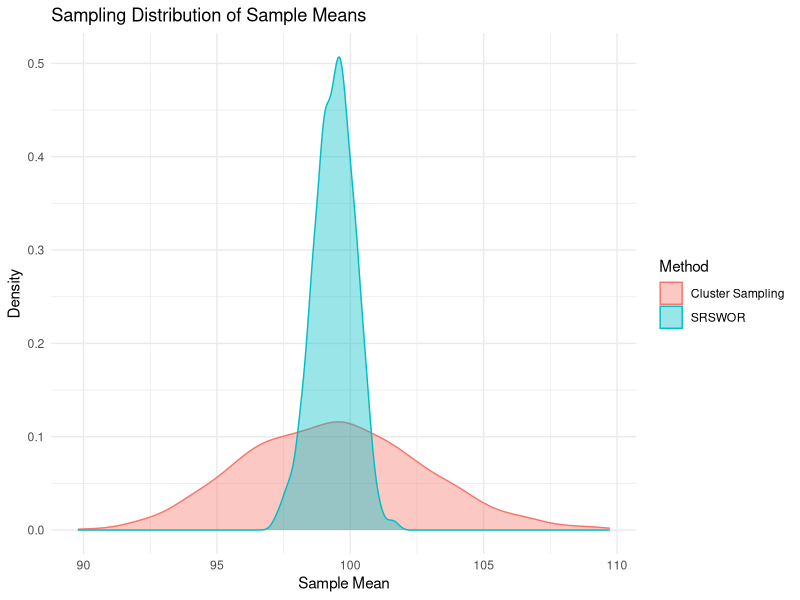

The R source for this figure:
#R code - analysis - ( Question 4 )
set.seed(200)
library(dplyr)

# setting
M <- 60		# 60 clusters
m <- 5			# choose 5 cluster from M
K <- 20			# 20 samples from each cluster
n_total <- m * K  
B <- 1000         	# conduct 1000 times
rho <- 0.85       	# ICC

# cluster 
cluster_means <- rnorm(M, mean = 100, sd = 10)  
residual_sd <- sqrt((1 - rho) * 20)             
population <- do.call(rbind, lapply(1:M, function(cl) {
  data.frame(
    cluster = cl,
    value = rnorm(K, mean = cluster_means[cl], sd = residual_sd))
}))

# True population mean
true_mean <- mean(population$value)  

# result
results <- replicate(B, {
  sampled_cl <- sample(1:M, m)
  cluster_sample <- filter(population, cluster %in% sampled_cl)
  mean_cluster <- mean(cluster_sample$value)
  
  # SRSWOR
  srs_sample <- slice_sample(population, n = n_total)
  mean_srs <- mean(srs_sample$value)
  
  c(cluster = mean_cluster, srs = mean_srs)
})
results_df <- as.data.frame(t(results))
summary_df <- data.frame(
  Method = c("Cluster Sampling", "SRSWOR"),
  Sample_Mean = c(mean(results_df$cluster), mean(results_df$srs)),
  True_Mean = true_mean,
  Bias = c(mean(results_df$cluster) - true_mean,mean(results_df$srs) - true_mean),
  Variance = c(var(results_df$cluster),var(results_df$srs)),
  MSE = c(mean((results_df$cluster - true_mean)^2),mean((results_df$srs - true_mean)^2))
)

# RE
summary_df$Relative_Efficiency_vs_Cluster <- summary_df$MSE / summary_df$MSE[1]
summary_df$Relative_Efficiency_vs_Cluster[1] <- "-" 
print(summary_df, row.names = FALSE)

#R code - conduct plot - ( Question 4 )
library(ggplot2)
library(tidyr)
library(dplyr)
results_long <- results_df %>%
  pivot_longer(cols = c(cluster, srs), names_to = "Method", values_to = "SampleMean") %>%
  mutate(Method = recode(Method,
                         "cluster" = "Cluster Sampling",
                         "srs" = "SRSWOR"))

ggplot(results_long, aes(x = SampleMean, fill = Method, color = Method)) +
  geom_density(alpha = 0.4) +
  labs(title = "Sampling Distribution of Sample Means",
       x = "Sample Mean", y = "Density") +
  theme_minimal()
